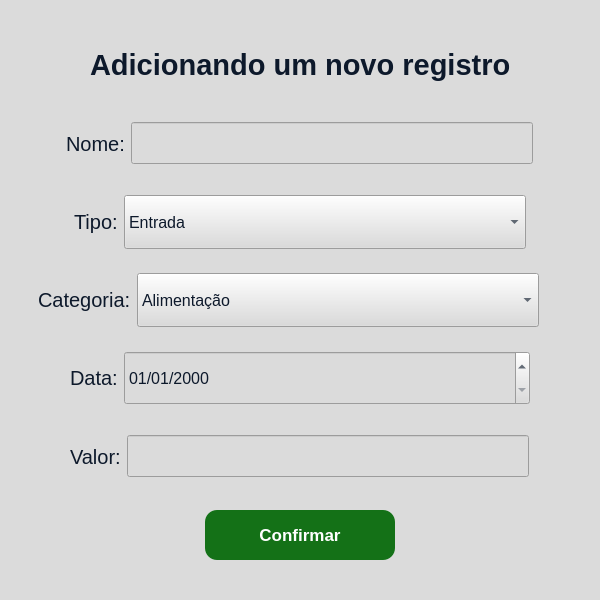
<?xml version="1.0" encoding="UTF-8"?>
<ui version="4.0">
 <class>NovoRegistro</class>
 <widget class="QWidget" name="NovoRegistro">
  <property name="geometry">
   <rect>
    <x>0</x>
    <y>0</y>
    <width>600</width>
    <height>600</height>
   </rect>
  </property>
  <property name="minimumSize">
   <size>
    <width>600</width>
    <height>600</height>
   </size>
  </property>
  <property name="windowTitle">
   <string>Form</string>
  </property>
  <property name="windowIcon">
   <iconset>
    <normaloff>../assets/png/globe.png</normaloff>../assets/png/globe.png</iconset>
  </property>
  <property name="styleSheet">
   <string notr="true">background-color: rgb(219, 219, 219);</string>
  </property>
  <layout class="QHBoxLayout" name="horizontalLayout">
   <item>
    <widget class="QFrame" name="frame">
     <property name="styleSheet">
      <string notr="true">background-color: rgb(219, 219, 219);</string>
     </property>
     <property name="frameShape">
      <enum>QFrame::NoFrame</enum>
     </property>
     <property name="frameShadow">
      <enum>QFrame::Raised</enum>
     </property>
     <layout class="QVBoxLayout" name="verticalLayout_2">
      <item>
       <widget class="QFrame" name="frame_4">
        <property name="frameShape">
         <enum>QFrame::NoFrame</enum>
        </property>
        <property name="frameShadow">
         <enum>QFrame::Raised</enum>
        </property>
        <layout class="QVBoxLayout" name="verticalLayout_4">
         <item>
          <widget class="QFrame" name="frame_2">
           <property name="frameShape">
            <enum>QFrame::NoFrame</enum>
           </property>
           <property name="frameShadow">
            <enum>QFrame::Raised</enum>
           </property>
           <layout class="QHBoxLayout" name="horizontalLayout_8">
            <item>
             <spacer name="horizontalSpacer_3">
              <property name="orientation">
               <enum>Qt::Horizontal</enum>
              </property>
              <property name="sizeHint" stdset="0">
               <size>
                <width>40</width>
                <height>20</height>
               </size>
              </property>
             </spacer>
            </item>
            <item>
             <widget class="QLabel" name="lbl_Titulo">
              <property name="font">
               <font>
                <pointsize>22</pointsize>
                <weight>75</weight>
                <bold>true</bold>
               </font>
              </property>
              <property name="styleSheet">
               <string notr="true">color: rgb(13, 25, 43);</string>
              </property>
              <property name="text">
               <string>Adicionando um novo registro</string>
              </property>
             </widget>
            </item>
            <item>
             <spacer name="horizontalSpacer_4">
              <property name="orientation">
               <enum>Qt::Horizontal</enum>
              </property>
              <property name="sizeHint" stdset="0">
               <size>
                <width>40</width>
                <height>20</height>
               </size>
              </property>
             </spacer>
            </item>
           </layout>
          </widget>
         </item>
         <item>
          <widget class="QFrame" name="frame_9">
           <property name="frameShape">
            <enum>QFrame::NoFrame</enum>
           </property>
           <property name="frameShadow">
            <enum>QFrame::Raised</enum>
           </property>
           <layout class="QHBoxLayout" name="horizontalLayout_2">
            <item>
             <spacer name="horizontalSpacer">
              <property name="orientation">
               <enum>Qt::Horizontal</enum>
              </property>
              <property name="sizeType">
               <enum>QSizePolicy::Maximum</enum>
              </property>
              <property name="sizeHint" stdset="0">
               <size>
                <width>100</width>
                <height>20</height>
               </size>
              </property>
             </spacer>
            </item>
            <item>
             <widget class="QLabel" name="lbl_Nome">
              <property name="font">
               <font>
                <pointsize>15</pointsize>
                <weight>50</weight>
                <bold>false</bold>
               </font>
              </property>
              <property name="styleSheet">
               <string notr="true">color: rgb(13, 25, 43);</string>
              </property>
              <property name="text">
               <string>Nome:</string>
              </property>
             </widget>
            </item>
            <item>
             <widget class="QLineEdit" name="input_Nome">
              <property name="sizePolicy">
               <sizepolicy hsizetype="Maximum" vsizetype="Fixed">
                <horstretch>0</horstretch>
                <verstretch>0</verstretch>
               </sizepolicy>
              </property>
              <property name="minimumSize">
               <size>
                <width>402</width>
                <height>42</height>
               </size>
              </property>
              <property name="maximumSize">
               <size>
                <width>402</width>
                <height>42</height>
               </size>
              </property>
              <property name="font">
               <font>
                <pointsize>12</pointsize>
               </font>
              </property>
              <property name="styleSheet">
               <string notr="true">min-width: 400px;
color: rgb(13, 25, 43);
min-height: 40px;
max-width: 400px;
max-height: 40px;</string>
              </property>
             </widget>
            </item>
            <item>
             <spacer name="horizontalSpacer_2">
              <property name="orientation">
               <enum>Qt::Horizontal</enum>
              </property>
              <property name="sizeType">
               <enum>QSizePolicy::Maximum</enum>
              </property>
              <property name="sizeHint" stdset="0">
               <size>
                <width>100</width>
                <height>20</height>
               </size>
              </property>
             </spacer>
            </item>
           </layout>
          </widget>
         </item>
         <item>
          <widget class="QFrame" name="frame_8">
           <property name="frameShape">
            <enum>QFrame::NoFrame</enum>
           </property>
           <property name="frameShadow">
            <enum>QFrame::Raised</enum>
           </property>
           <layout class="QHBoxLayout" name="horizontalLayout_3">
            <item>
             <spacer name="horizontalSpacer_5">
              <property name="orientation">
               <enum>Qt::Horizontal</enum>
              </property>
              <property name="sizeType">
               <enum>QSizePolicy::Maximum</enum>
              </property>
              <property name="sizeHint" stdset="0">
               <size>
                <width>100</width>
                <height>20</height>
               </size>
              </property>
             </spacer>
            </item>
            <item>
             <widget class="QLabel" name="lbl_Tipo">
              <property name="font">
               <font>
                <pointsize>15</pointsize>
                <weight>50</weight>
                <bold>false</bold>
               </font>
              </property>
              <property name="styleSheet">
               <string notr="true">color: rgb(13, 25, 43);</string>
              </property>
              <property name="text">
               <string>Tipo:</string>
              </property>
             </widget>
            </item>
            <item>
             <widget class="QComboBox" name="cbox_Tipo">
              <property name="sizePolicy">
               <sizepolicy hsizetype="Maximum" vsizetype="Fixed">
                <horstretch>0</horstretch>
                <verstretch>0</verstretch>
               </sizepolicy>
              </property>
              <property name="minimumSize">
               <size>
                <width>402</width>
                <height>42</height>
               </size>
              </property>
              <property name="maximumSize">
               <size>
                <width>402</width>
                <height>92</height>
               </size>
              </property>
              <property name="font">
               <font>
                <pointsize>12</pointsize>
               </font>
              </property>
              <property name="styleSheet">
               <string notr="true">min-width: 400px;
color: rgb(13, 25, 43);
min-height: 40px;
max-width: 400px;
max-height: 90px;</string>
              </property>
              <item>
               <property name="text">
                <string>Entrada</string>
               </property>
              </item>
              <item>
               <property name="text">
                <string>Saída</string>
               </property>
              </item>
             </widget>
            </item>
            <item>
             <spacer name="horizontalSpacer_6">
              <property name="orientation">
               <enum>Qt::Horizontal</enum>
              </property>
              <property name="sizeType">
               <enum>QSizePolicy::Maximum</enum>
              </property>
              <property name="sizeHint" stdset="0">
               <size>
                <width>100</width>
                <height>20</height>
               </size>
              </property>
             </spacer>
            </item>
           </layout>
          </widget>
         </item>
         <item>
          <widget class="QFrame" name="frame_7">
           <property name="frameShape">
            <enum>QFrame::NoFrame</enum>
           </property>
           <property name="frameShadow">
            <enum>QFrame::Raised</enum>
           </property>
           <layout class="QHBoxLayout" name="horizontalLayout_4">
            <item>
             <spacer name="horizontalSpacer_7">
              <property name="orientation">
               <enum>Qt::Horizontal</enum>
              </property>
              <property name="sizeType">
               <enum>QSizePolicy::Maximum</enum>
              </property>
              <property name="sizeHint" stdset="0">
               <size>
                <width>70</width>
                <height>20</height>
               </size>
              </property>
             </spacer>
            </item>
            <item>
             <widget class="QLabel" name="lbl_Categoria">
              <property name="font">
               <font>
                <pointsize>15</pointsize>
                <weight>50</weight>
                <bold>false</bold>
               </font>
              </property>
              <property name="styleSheet">
               <string notr="true">color: rgb(13, 25, 43);</string>
              </property>
              <property name="text">
               <string>Categoria:</string>
              </property>
             </widget>
            </item>
            <item>
             <widget class="QComboBox" name="cbox_Categoria">
              <property name="sizePolicy">
               <sizepolicy hsizetype="Preferred" vsizetype="Fixed">
                <horstretch>0</horstretch>
                <verstretch>0</verstretch>
               </sizepolicy>
              </property>
              <property name="minimumSize">
               <size>
                <width>402</width>
                <height>42</height>
               </size>
              </property>
              <property name="maximumSize">
               <size>
                <width>402</width>
                <height>302</height>
               </size>
              </property>
              <property name="font">
               <font>
                <pointsize>12</pointsize>
               </font>
              </property>
              <property name="styleSheet">
               <string notr="true">min-width: 400px;
color: rgb(13, 25, 43);
min-height: 40px;
max-width: 400px;
max-height: 300px;</string>
              </property>
              <item>
               <property name="text">
                <string>Alimentação</string>
               </property>
              </item>
              <item>
               <property name="text">
                <string>Contas</string>
               </property>
              </item>
              <item>
               <property name="text">
                <string>Estudo</string>
               </property>
              </item>
              <item>
               <property name="text">
                <string>Lazer</string>
               </property>
              </item>
              <item>
               <property name="text">
                <string>Saúde</string>
               </property>
              </item>
              <item>
               <property name="text">
                <string>Outros</string>
               </property>
              </item>
              <item>
               <property name="text">
                <string>Transporte</string>
               </property>
              </item>
             </widget>
            </item>
            <item>
             <spacer name="horizontalSpacer_8">
              <property name="orientation">
               <enum>Qt::Horizontal</enum>
              </property>
              <property name="sizeType">
               <enum>QSizePolicy::Maximum</enum>
              </property>
              <property name="sizeHint" stdset="0">
               <size>
                <width>100</width>
                <height>20</height>
               </size>
              </property>
             </spacer>
            </item>
           </layout>
          </widget>
         </item>
         <item>
          <widget class="QFrame" name="frame_6">
           <property name="frameShape">
            <enum>QFrame::NoFrame</enum>
           </property>
           <property name="frameShadow">
            <enum>QFrame::Raised</enum>
           </property>
           <layout class="QHBoxLayout" name="horizontalLayout_5">
            <item>
             <spacer name="horizontalSpacer_9">
              <property name="orientation">
               <enum>Qt::Horizontal</enum>
              </property>
              <property name="sizeType">
               <enum>QSizePolicy::Maximum</enum>
              </property>
              <property name="sizeHint" stdset="0">
               <size>
                <width>100</width>
                <height>20</height>
               </size>
              </property>
             </spacer>
            </item>
            <item>
             <widget class="QLabel" name="lbl_Data">
              <property name="font">
               <font>
                <pointsize>15</pointsize>
                <weight>50</weight>
                <bold>false</bold>
               </font>
              </property>
              <property name="styleSheet">
               <string notr="true">color: rgb(13, 25, 43);</string>
              </property>
              <property name="text">
               <string>Data:</string>
              </property>
             </widget>
            </item>
            <item>
             <widget class="QDateEdit" name="input_Data">
              <property name="enabled">
               <bool>true</bool>
              </property>
              <property name="minimumSize">
               <size>
                <width>402</width>
                <height>42</height>
               </size>
              </property>
              <property name="maximumSize">
               <size>
                <width>602</width>
                <height>702</height>
               </size>
              </property>
              <property name="font">
               <font>
                <pointsize>12</pointsize>
               </font>
              </property>
              <property name="styleSheet">
               <string notr="true">min-width: 400px;
color: rgb(13, 25, 43);
min-height: 40px;
max-width: 600px;
max-height: 700px;</string>
              </property>
              <property name="displayFormat">
               <string>dd/MM/yyyy</string>
              </property>
              <property name="calendarPopup">
               <bool>false</bool>
              </property>
             </widget>
            </item>
            <item>
             <spacer name="horizontalSpacer_10">
              <property name="orientation">
               <enum>Qt::Horizontal</enum>
              </property>
              <property name="sizeType">
               <enum>QSizePolicy::Maximum</enum>
              </property>
              <property name="sizeHint" stdset="0">
               <size>
                <width>100</width>
                <height>20</height>
               </size>
              </property>
             </spacer>
            </item>
           </layout>
          </widget>
         </item>
         <item>
          <widget class="QFrame" name="frame_5">
           <property name="frameShape">
            <enum>QFrame::NoFrame</enum>
           </property>
           <property name="frameShadow">
            <enum>QFrame::Raised</enum>
           </property>
           <layout class="QHBoxLayout" name="horizontalLayout_6">
            <item>
             <spacer name="horizontalSpacer_11">
              <property name="orientation">
               <enum>Qt::Horizontal</enum>
              </property>
              <property name="sizeType">
               <enum>QSizePolicy::Maximum</enum>
              </property>
              <property name="sizeHint" stdset="0">
               <size>
                <width>100</width>
                <height>20</height>
               </size>
              </property>
             </spacer>
            </item>
            <item>
             <widget class="QLabel" name="lbl_Valor">
              <property name="font">
               <font>
                <pointsize>15</pointsize>
                <weight>50</weight>
                <bold>false</bold>
               </font>
              </property>
              <property name="styleSheet">
               <string notr="true">color: rgb(13, 25, 43);</string>
              </property>
              <property name="text">
               <string>Valor:</string>
              </property>
             </widget>
            </item>
            <item>
             <widget class="QLineEdit" name="input_Valor">
              <property name="minimumSize">
               <size>
                <width>402</width>
                <height>42</height>
               </size>
              </property>
              <property name="maximumSize">
               <size>
                <width>402</width>
                <height>42</height>
               </size>
              </property>
              <property name="font">
               <font>
                <pointsize>12</pointsize>
               </font>
              </property>
              <property name="styleSheet">
               <string notr="true">min-width: 400px;
color: rgb(13, 25, 43);
min-height: 40px;
max-width: 400px;
max-height: 40px;</string>
              </property>
             </widget>
            </item>
            <item>
             <spacer name="horizontalSpacer_12">
              <property name="orientation">
               <enum>Qt::Horizontal</enum>
              </property>
              <property name="sizeType">
               <enum>QSizePolicy::Maximum</enum>
              </property>
              <property name="sizeHint" stdset="0">
               <size>
                <width>100</width>
                <height>20</height>
               </size>
              </property>
             </spacer>
            </item>
           </layout>
          </widget>
         </item>
         <item>
          <widget class="QFrame" name="frame_10">
           <property name="frameShape">
            <enum>QFrame::NoFrame</enum>
           </property>
           <property name="frameShadow">
            <enum>QFrame::Raised</enum>
           </property>
           <layout class="QHBoxLayout" name="horizontalLayout_7">
            <item>
             <spacer name="horizontalSpacer_13">
              <property name="orientation">
               <enum>Qt::Horizontal</enum>
              </property>
              <property name="sizeHint" stdset="0">
               <size>
                <width>40</width>
                <height>20</height>
               </size>
              </property>
             </spacer>
            </item>
            <item>
             <widget class="QPushButton" name="btn_Confirmar">
              <property name="font">
               <font>
                <pointsize>13</pointsize>
                <weight>75</weight>
                <bold>true</bold>
               </font>
              </property>
              <property name="cursor">
               <cursorShape>PointingHandCursor</cursorShape>
              </property>
              <property name="styleSheet">
               <string notr="true">background-color: rgb(20, 113, 23);
color: rgb(255, 255, 255);
color: rgb(255, 255, 255);
padding: 10px 20px;
border-radius: 12px;
min-width: 150px;
min-height: 30px;</string>
              </property>
              <property name="text">
               <string>Confirmar</string>
              </property>
             </widget>
            </item>
            <item>
             <spacer name="horizontalSpacer_14">
              <property name="orientation">
               <enum>Qt::Horizontal</enum>
              </property>
              <property name="sizeHint" stdset="0">
               <size>
                <width>40</width>
                <height>20</height>
               </size>
              </property>
             </spacer>
            </item>
           </layout>
          </widget>
         </item>
        </layout>
       </widget>
      </item>
     </layout>
    </widget>
   </item>
  </layout>
 </widget>
 <resources/>
 <connections/>
</ui>
